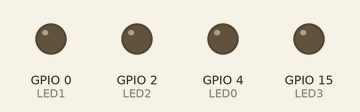
This program was run on a simulated ESP32. On the bench: output pins drawn as LEDs (lit = HIGH).

Above: at 0.2 s.
At 1.7 s:
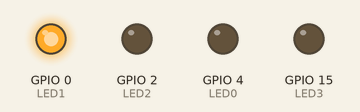
At 2.7 s:
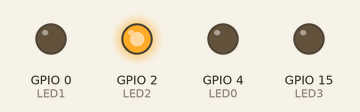
At 3.7 s:
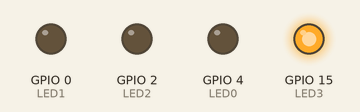
At 4.7 s:
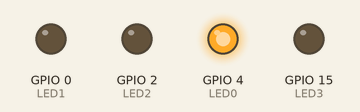
Timing chart, 0 to 5.2 s (numbered marks = the images above):
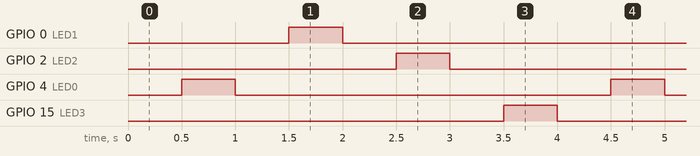

Measured:
- by itself, GPIO 0 (LED1), GPIO 2 (LED2), GPIO 4 (LED0), GPIO 15 (LED3): alternates HIGH for 0.50 s and LOW for 3.5 s
- by itself, everything shown: repeats every 4.0 s, in 8 steps

The program:

main.cpp
```cpp
#include <Arduino.h>

#define LED0 4
#define LED1 0
#define LED2 2
#define LED3 15

void setup(){
  pinMode(LED0, OUTPUT); //setup pin mode
  pinMode(LED1, OUTPUT); //setup pin mode
  pinMode(LED2, OUTPUT); //setup pin mode
  pinMode(LED3, OUTPUT); //setup pin mode
}

void loop(){
  delay(500); //0.5 second
  digitalWrite(LED0,HIGH); //=1
  delay(500);
  digitalWrite(LED0,LOW); //=0
  delay(500); //0.5 second
  digitalWrite(LED1,HIGH); //=1
  delay(500);
  digitalWrite(LED1,LOW); //=0
  delay(500); //0.5 second
  digitalWrite(LED2,HIGH); //=1
  delay(500);
  digitalWrite(LED2,LOW); //=0
  delay(500); //0.5 second
  digitalWrite(LED3,HIGH); //=1
  delay(500);
  digitalWrite(LED3,LOW); //=0
}
```
